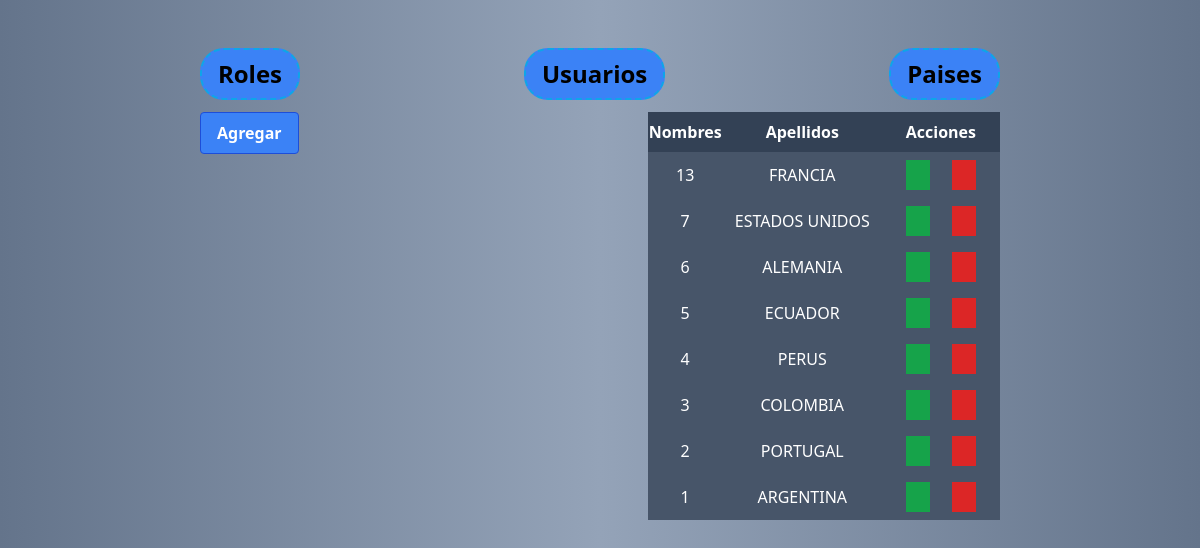
The app's page /paises.php with its own data.
### tables this page shows
CREATE TABLE `pais` (
  `idpais` int(11) NOT NULL AUTO_INCREMENT,
  `nombrePais` varchar(45) DEFAULT NULL,
  PRIMARY KEY (`idpais`)
);

### paises.php (the view, shortened to what this page needs)
<!DOCTYPE html>
<html>
<head>
    <script src="https://cdn.tailwindcss.com"></script>
</head>
<body class=" flex justify-center	 bg-gradient-to-r from-slate-500 via-slate-400 to-slate-500">
    <div class=" container w-100 text-2xl font-bold fixed mt-12">
        <ul class="flex justify-around">
            <a  class="bg-blue-500 rounded-3xl py-2 px-4 border-dashed border-2 border-sky-500 hover:bg-blue-700" href="roles.php">Roles</a>
            <a class="bg-blue-500 rounded-3xl py-2 px-4 border-dashed border-2 border-sky-500 hover:bg-blue-700" href="login.php">Usuarios</a>
            <a class="bg-blue-500 rounded-3xl py-2 px-4 border-dashed border-2 border-sky-500 hover:bg-blue-700" href="paises.php">Paises</a>
        </ul>
    </div>
    <div class=" container flex p-28 gap-x-8">
        <div class="w-80">
            <button id="boton-formulario" class="bg-blue-500 flex hover:bg-blue-700 text-white font-bold py-2 px-4 border border-blue-700 rounded boton-formulario px-32 transition ease-in-out delay-150 bg-blue-500 hover:-translate-y-1 hover:scale-110 hover:bg-blue-900 duration-300">Agregar </button>
        </div>
        <?php
        include_once('./conexion.php');
        $sql = "SELECT * FROM pais order by idpais desc ";
        $query = $coon->prepare($sql);
        $query->execute();
        $results = $query->fetchAll(PDO::FETCH_OBJ);
        if ($query->rowCount() > 0) {
            echo "<div id='tabla' class='ml-36'>
            <table class=' text-center text-white rounded-lg '>
            <th class='py-2 bg-slate-700'>Nombres</th>
            <th class=' bg-slate-700'>Apellidos</th>
            <th class='px-6 bg-slate-700'>Acciones</th>";
            foreach ($results as $result) {
                echo "<tr>"
                    . "<td class='whitespace-nowrap px-3 py-2 bg-slate-600 uppercase'>" . $result->idpais . "</td>"
                    . "<td class='whitespace-nowrap px-3 uppercase bg-slate-600 py-2'>" . $result->nombrePais . "</td>"
                    . "<td class='whitespace-nowrap flex px-3 justify-between px-6 py-2
                	 bg-slate-600'> <form method='POST' class='bg-green-600'>
                   <input type='hidden' name='id' value='$result->idpais' />
                   <button name='edit' type='submit'><box-icon name='edit' type='solid' color='#fff' ></box-icon></button>
                </form>
                <form class='bg-red-600' method='POST'>
                   <input type='hidden' name='id' value='$result->idpais' />
                   <button name='delete' type='submit'><box-icon name='trash' type='solid' color='#ffff' ></box-icon></button>
                </form>  </td>
                " .
                    "</tr>";
            }
            echo '</table></div>';
        }
        ?>
    </div>
</body>
</html>

### paises.php (style rules this page uses)
body { max-height: 100vh; }

### records on screen
pais: idpais "13", nombrePais "FRANCIA"
pais: idpais "7", nombrePais "ESTADOS UNIDOS"
pais: idpais "6", nombrePais "ALEMANIA"
pais: idpais "5", nombrePais "ECUADOR"
pais: idpais "4", nombrePais "PERUS"
pais: idpais "3", nombrePais "COLOMBIA"
pais: idpais "2", nombrePais "PORTUGAL"
pais: idpais "1", nombrePais "ARGENTINA"
